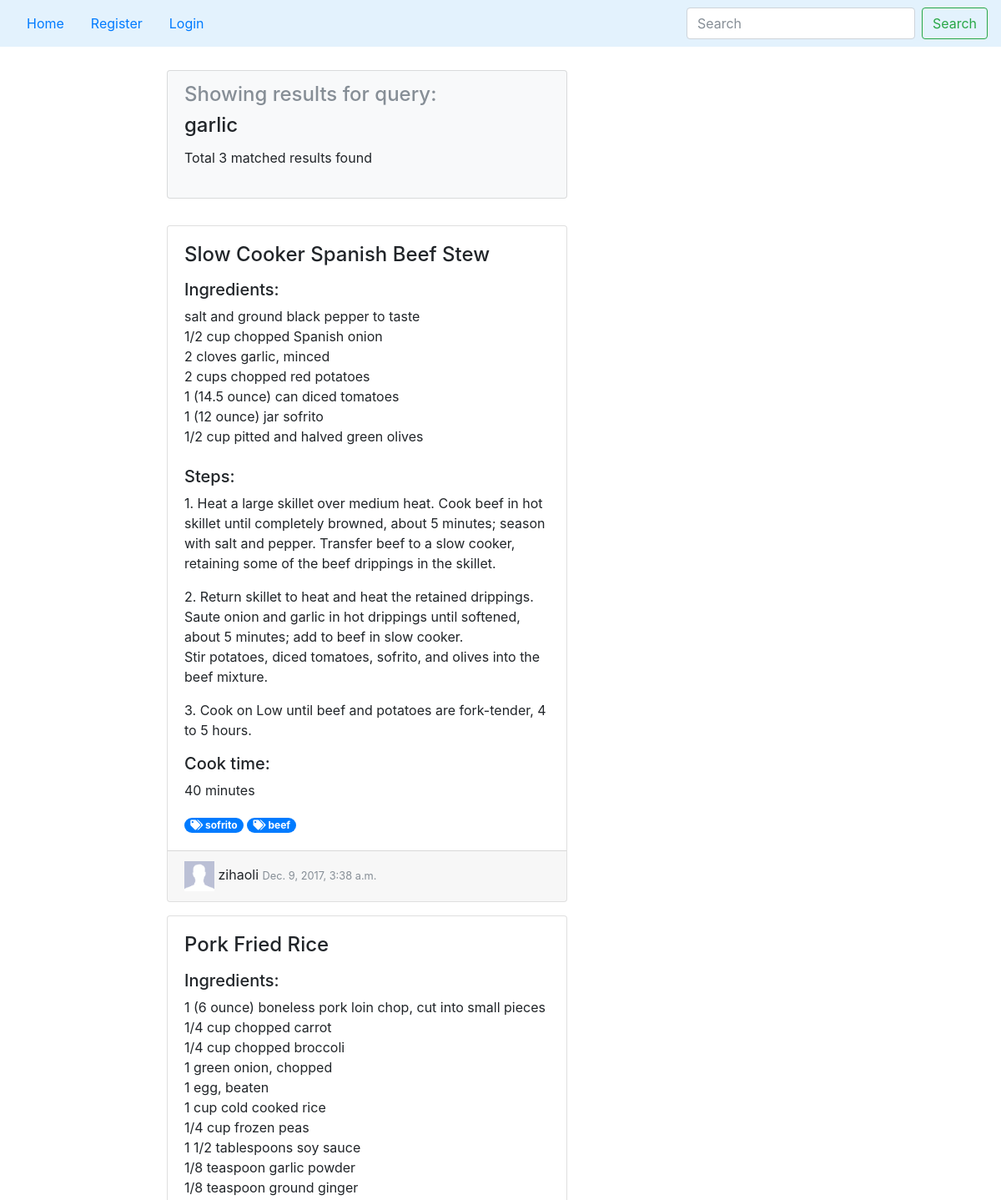
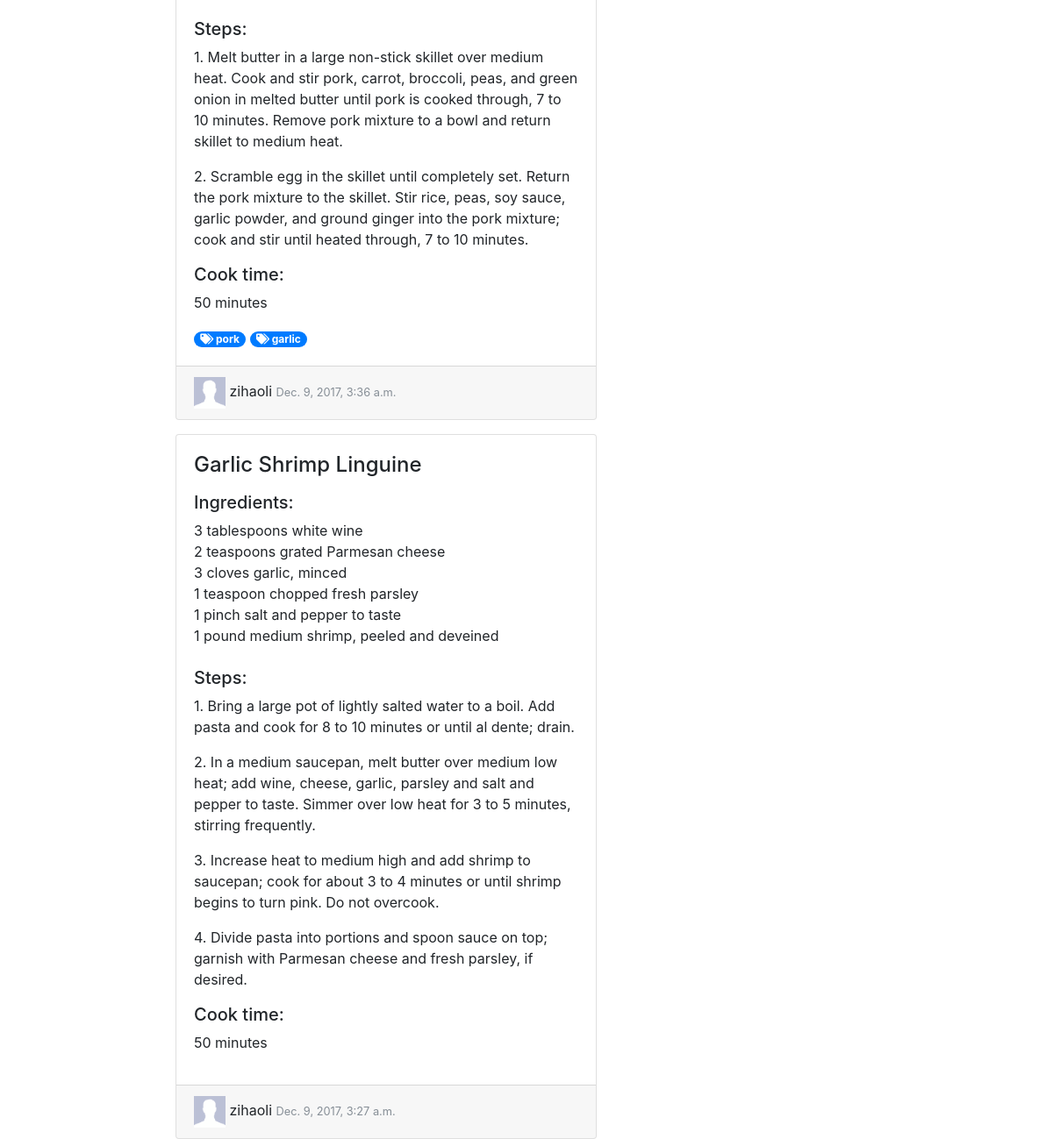
/recipes/search?searchQuery=garlic, run on the app's committed database (2 pictures, top to bottom).
### recipes/models.py (models this page shows, shortened)
class Content(models.Model):
	user = models.ForeignKey(User, blank=False, null=False)
	title = models.CharField(max_length=100)
	text = models.CharField(max_length=10000)
	created = models.DateTimeField(auto_now_add=True)
	minute = models.IntegerField(blank=False)

class Tag(models.Model):
	contents = models.ManyToManyField(Content)
	text = models.CharField(max_length=10, primary_key=True)

class Bloguser(models.Model):
	user = models.OneToOneField(User, on_delete=models.CASCADE)

### recipes/views.py (the view)
def search(request):
  if request.method == 'POST':
    original_query = request.POST['searchQuery'].lower()
  else:
    original_query = request.GET['searchQuery'].lower()
  original_tokens = re.findall("\w+", original_query)
  original_tokens = list(filter(lambda w : w not in stopwords, original_tokens))
  if len(original_tokens) is 0:
    return redirect('home')
  context = {}
  if not request.user.is_anonymous:
    bloguser = Bloguser.objects.get(user=request.user)
    context['bloguser'] = bloguser
  context['page'] = 'home'
  unfiltered = list(Content.objects.order_by('-created'))
  all_matched = []
  partial_matched = []
  for content in unfiltered:
    searchRange = ' '.join([content.user.username, content.title, content.text] + [w.text for w in content.tag_set.all()])
    docTokens = set([w.lower() for w in re.findall('\\w+', searchRange)])
    all_match = True
    partial_match = False
    for query_token in original_tokens:
      all_match = all_match and (query_token in docTokens)
      partial_match = partial_match or (query_token in docTokens)
    if all_match:
      all_matched.append(content)
    if partial_match:
      partial_matched.append(content)
  if len(all_matched) is not 0:
    context['contents'] = all_matched
    context['query'] = ' AND '.join(original_tokens)
    context['resultCount'] = len(all_matched)
  else:
    context['contents'] = partial_matched
    context['query'] = ' OR '.join(original_tokens)
    context['resultCount'] = len(partial_matched)
  for content in context['contents']:
    content.favCount = Favorite.objects.countOfContent(content)
    content.hasFav = Favorite.objects.getFavorite(request.user, content)
    content.voteCount = Vote.objects.countOfContent(content)
    t = Vote.objects.getVote(request.user, content)
    if t == None:
      content.hasVote = 0
    elif t.isUp == True:
      content.hasVote = 1
    else:
      content.hasVote = -1
  context['badges'] = getBadges(request.user)
  context['notifications'] = getNotification(request.user)
  return render(request, 'recipes/search_results.html', context)

### recipes/badges.py (called while the page is built, shortened)
def getBadges(User):
	badges = []
	if User.is_anonymous:
		return badges

### recipes/manager.py (called while the page is built)
  def countOfContent(self, content):
    return self.get_queryset().filter(content=content).count()

  def getFavorite(self, user, content):
    if user.is_anonymous:
      return None
    else:
      try:
        return self.get_queryset().get(user=user, content=content)
      except ObjectDoesNotExist:
        return None

  def countOfContent(self, content):
    rt = 0
    for v in self.get_queryset().filter(content=content):
      if v.isUp == True:
        rt += 1
      else:
        rt -= 1
    return rt

  def getVote(self, user, content):
    if user.is_anonymous:
      return None
    else:
      try:
        return self.get_queryset().get(user=user, content=content)
      except ObjectDoesNotExist:
        return None

### recipes/notifications.py (called while the page is built)
def getNotification(user):
    if user.is_anonymous:
        return []
    else:
        return Notification.objects.filter(user=user).order_by('-created')

### recipes/templates/recipes/search_results.html (shortened to what this page needs)
{% extends 'recipes/base.html' %}
{% load staticfiles %}
{% block navbar %}{% include 'recipes/navbar.html' with active=page %}{% endblock %}
{% block content %}
<div class="row">
    <div class="card bg-light" style="width: 30rem;">
      <div class="card-body">
        <h4 class="card-subtitle mb-2 text-muted">Showing results for query:</h4>
        <h4 class="card-title"> {{ query }} </h4>
        <p>Total {{ resultCount }} matched results found</p>
      </div>
    </div>
    <div class="card-deck mt-lg-3">
    <div id="content-items">
        {% include 'recipes/content.html' %}
    </div>
    </div>
</div>
{% endblock %}

### recipes/templates/recipes/content.html (shortened to what this page needs)
{% load static %}
{% for content in contents %}
<div class="card mt-3" id="content_{{ content.pk }}" style="width: 30rem;">
  <div class="card-body">
    <h4 class="card-title">{{ content.title }}</h4>
    <p class="card-text"> {{ content.text|safe|linebreaks }} </p>
    <p><h5>Cook time:</h5> {{ content.minute }} minutes </p>
    {% if not user.is_anonymous %}
      <div class="container">
        <div class="row">
          <div class="col-md-6">
            <div>
              {% for tag in content.tag_set.all %}
                <a href="search?searchQuery={{ tag.text }}"><span class="badge badge-pill badge-primary">
                  <i class="fa fa-tags" aria-hidden="true"></i>
                  {{ tag.text }}
                </span></a>
              {% endfor %}
            </div>
          </div>
          <div class="col-md-6">
            <form action="{% url 'addTag' %}" method="post">
              {% csrf_token %}
              <input name="contentId" value="{{ content.pk }}" type="hidden">
              <div class="input-group">
                <input name="tag" type="text" class="form-control" placeholder="Add tag">
                <button class="btn btn-success btn-sm" type="submit" value="Submit">+</button>
              </div>
            </form>
          </div>
        </div>
      </div>
    {% else %}
        <div>
            {% for tag in content.tag_set.all %}
              <a href="search?searchQuery={{ tag.text }}"><span class="badge badge-pill badge-primary">
                <i class="fa fa-tags" aria-hidden="true"></i>
                {{ tag.text }}
              </span></a>
            {% endfor %}
          </div>
    {% endif %}
  </div>
  <div class="card-footer">
      {% include 'recipes/picture_and_name.html' with bloguser=content.user.bloguser %}
      <small class="text-muted"> {{ content.created }} </small>
  </div>
</div>
{% endfor %}

### recipes/templates/recipes/picture_and_name.html (shortened to what this page needs)
{% load staticfiles %}
{% if bloguser.picture %}
	<img class="headshot" src="{% url 'photo' bloguser.pk %}" alt='user_img'>
{% else %}
	<img class="headshot" src="{% static 'images/dummyHead.png' %}" alt='user_img'>
{% endif %}
{{ bloguser.user.username }}

### recipes/static/css/recipes.css (style rules this page uses)
body { padding-top: 20px; }
.headshot { height: 36px; width: 36px; }

### data on the page
Content: title "Slow Cooker Spanish Beef Stew", text "Ingredients: salt and ground black pepper to taste 1/2 cup chopped Spanish onion 2 cloves garlic, minced 2 cups chopped red potatoes 1 (14.5 ounce) can diced tomatoes 1 (12 ounce) jar sofrito 1/2 cup pitted and halved green olives Steps: 1. Heat a large skillet over medium heat. Cook beef in hot skillet until completely browned, about 5 minutes; season with salt and pepper. Transfer beef to a slow cooker, retaining some of the beef drippings in the skillet. 2. Return skillet to heat and heat the retained drippings. Saute onion and garlic in hot drippings until softened, about 5 minutes; add to beef in slow cooker. Stir potatoes, diced tomatoes, sofrito, and olives into the beef mixture. 3.…", minute "40", created "Dec. 9, 2017, 3:38 a.m."
Tag: text "sofrito"
Tag: text "beef"
Bloguser: user.username "zihaoli"
Content: title "Pork Fried Rice", text "Ingredients: 1 (6 ounce) boneless pork loin chop, cut into small pieces 1/4 cup chopped carrot 1/4 cup chopped broccoli 1 green onion, chopped 1 egg, beaten 1 cup cold cooked rice 1/4 cup frozen peas 1 1/2 tablespoons soy sauce 1/8 teaspoon garlic powder 1/8 teaspoon ground ginger Steps: 1. Melt butter in a large non-stick skillet over medium heat. Cook and stir pork, carrot, broccoli, peas, and green onion in melted butter until pork is cooked through, 7 to 10 minutes. Remove pork mixture to a bowl and return skillet to medium heat. 2. Scramble egg in the skillet until completely set. Return the pork mixture to the skillet. Stir rice, peas, soy sauce, garlic powder, and ground ginger into…", minute "50", created "Dec. 9, 2017, 3:36 a.m."
Tag: text "pork"
Tag: text "garlic"
Content: title "Garlic Shrimp Linguine", text "Ingredients: 3 tablespoons white wine 2 teaspoons grated Parmesan cheese 3 cloves garlic, minced 1 teaspoon chopped fresh parsley 1 pinch salt and pepper to taste 1 pound medium shrimp, peeled and deveined Steps: 1. Bring a large pot of lightly salted water to a boil. Add pasta and cook for 8 to 10 minutes or until al dente; drain. 2. In a medium saucepan, melt butter over medium low heat; add wine, cheese, garlic, parsley and salt and pepper to taste. Simmer over low heat for 3 to 5 minutes, stirring frequently. 3. Increase heat to medium high and add shrimp to saucepan; cook for about 3 to 4 minutes or until shrimp begins to turn pink. Do not overcook. 4. Divide pasta into portions and…", minute "50", created "Dec. 9, 2017, 3:27 a.m."

### other printed values
{{ query }} "garlic"
{{ resultCount }} "3"
